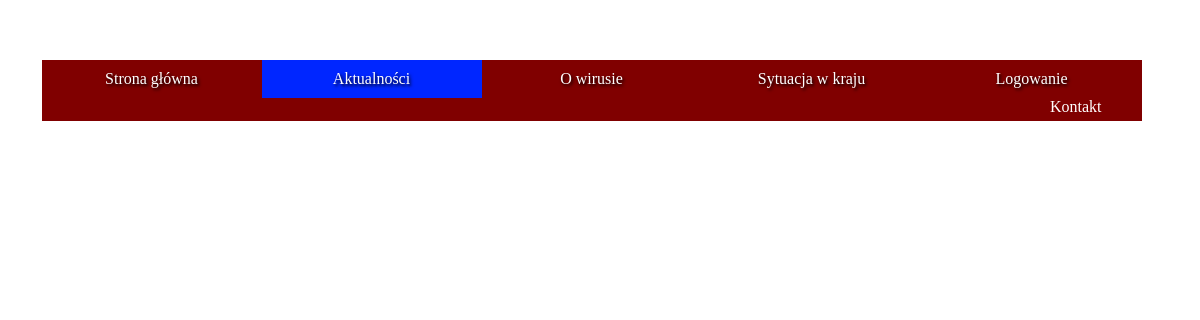
/edytuj.php, run on an earlier commit of the app's database.
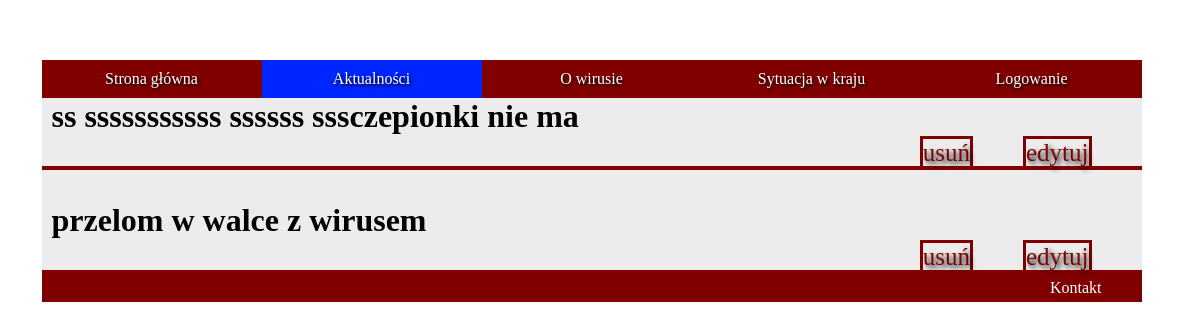
And on a later commit of the database.
### tables this page shows
CREATE TABLE `posty` (
  `post_id` int(11) NOT NULL,
  `tytul` varchar(100) NOT NULL,
  `tekst` varchar(10000) NOT NULL,
  `streszczenie` varchar(150) NOT NULL
);

### edytuj.php (the view, shortened to what this page needs)
<!DOCTYPE html>
<html lang="pl">
<head>
    <link rel="stylesheet" href="edytuj.css">
</head>
<body>
    <nav>
    <ul>
        <li><a href="index.php">Strona główna</a></li>
        <li><a class="menu active" href="aktualnoscizalogowanie.php">Aktualności</a></li>
        <li><a href="Owirusie.php">O wirusie</a></li>
        <li><a href="Sytuacja.php">Sytuacja w kraju</a></li>
        <li> <?php
        if(!isset($_SESSION['zalogowany']))
        {
             echo '<a href="logowanie.html">Logowanie</a>';
        }
        else
        {
             echo '<a href="Wyloguj.php">Wyloguj się '.$_SESSION['login'].'</a>';
        }
?></li>
      </ul>
    </nav>
<main>
    <?php
        try
    {
        $connect = new PDO('mysql:host=localhost;dbname=projekt', 'root', '');
    }
    catch (PDOException $e)
    {
        echo $e -> getMessage() . "<br/>";
        echo "blad polaczenia bezy danych";
        die();
    }
    $sql = 'SELECT tytul, post_id FROM posty ORDER BY post_id DESC';
    foreach ($connect -> query($sql) as $rows) {
        echo '<div class="contener">';
              echo '<div class="artykul">';
                    echo '<div class="tresc">';
                       echo '<h1 class="trh1">'.$rows['tytul'].'</h1>';
                       echo '<a class="czytaj" href="edytujformularz.php?id=' . $rows['post_id'] . '">'."edytuj".'</a>';
                       echo '<a class="czytaj" href="usun.php?id=' . $rows['post_id'] . '">'."usuń".'</a>';
                    echo '</div>';
               echo '</div>';
        echo '</div>';
         }
         ?>
    </main>
    <footer>Kontakt</footer>
</body>
</html>

What changed in the data, as far as the page shows it:
added posty: tytul "ss sssssssssss ssssss sssczepionki nie ma"
added posty: tytul "przelom w walce z wirusem"
